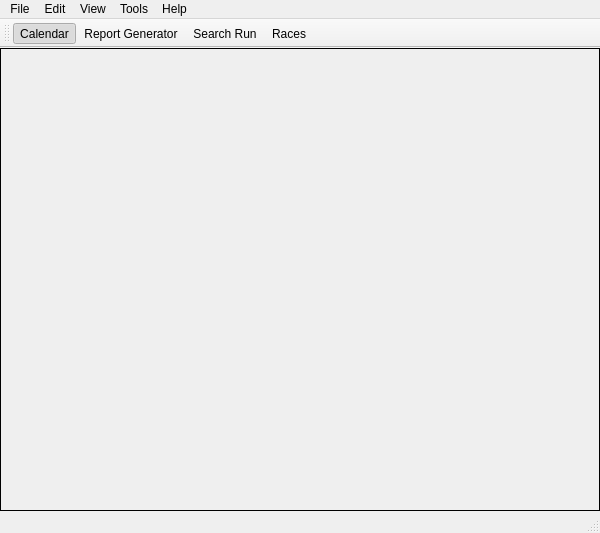
<?xml version="1.0" encoding="UTF-8"?>
<ui version="4.0">
 <class>MainWindowClass</class>
 <widget class="QMainWindow" name="MainWindowClass">
  <property name="geometry">
   <rect>
    <x>0</x>
    <y>0</y>
    <width>600</width>
    <height>533</height>
   </rect>
  </property>
  <property name="windowTitle">
   <string>Atleto</string>
  </property>
  <property name="windowIcon">
   <iconset resource="../resources/icons.qrc">
    <normaloff>:/main/icons/runner32.xpm</normaloff>:/main/icons/runner32.xpm</iconset>
  </property>
  <widget class="QWidget" name="centralWidget">
   <layout class="QGridLayout" name="gridLayout">
    <property name="leftMargin">
     <number>0</number>
    </property>
    <property name="topMargin">
     <number>0</number>
    </property>
    <property name="rightMargin">
     <number>0</number>
    </property>
    <property name="bottomMargin">
     <number>0</number>
    </property>
    <item row="0" column="0">
     <widget class="QStackedWidget" name="mainContent">
      <property name="minimumSize">
       <size>
        <width>0</width>
        <height>460</height>
       </size>
      </property>
      <property name="styleSheet">
       <string/>
      </property>
      <property name="frameShape">
       <enum>QFrame::Box</enum>
      </property>
      <property name="currentIndex">
       <number>0</number>
      </property>
      <widget class="CalendarWidget" name="calendarPage"/>
      <widget class="ReportWidget" name="reportPage">
       <property name="styleSheet">
        <string/>
       </property>
      </widget>
      <widget class="SearchRunWidget" name="searchRunPage"/>
      <widget class="RacesWidget" name="racesPage"/>
     </widget>
    </item>
   </layout>
  </widget>
  <widget class="QMenuBar" name="menuBar">
   <property name="geometry">
    <rect>
     <x>0</x>
     <y>0</y>
     <width>600</width>
     <height>21</height>
    </rect>
   </property>
   <widget class="QMenu" name="menuFile">
    <property name="title">
     <string>File</string>
    </property>
    <addaction name="actionImport_TCX"/>
    <addaction name="actionImport_CSV"/>
    <addaction name="separator"/>
    <addaction name="actionQuit"/>
   </widget>
   <widget class="QMenu" name="menuEdit">
    <property name="title">
     <string>Edit</string>
    </property>
   </widget>
   <widget class="QMenu" name="menuView">
    <property name="title">
     <string>View</string>
    </property>
    <addaction name="actionAthlete"/>
    <addaction name="actionShoes"/>
    <addaction name="separator"/>
    <addaction name="actionCalendar"/>
    <addaction name="actionReport_Generator"/>
    <addaction name="actionSearch_Run"/>
    <addaction name="actionRaces"/>
   </widget>
   <widget class="QMenu" name="menuHelp">
    <property name="title">
     <string>Help</string>
    </property>
    <addaction name="actionAbout_Qt"/>
    <addaction name="actionAbout_Atleto"/>
    <addaction name="separator"/>
   </widget>
   <widget class="QMenu" name="menuTools">
    <property name="title">
     <string>Tools</string>
    </property>
    <addaction name="actionRun_Calculator"/>
    <addaction name="separator"/>
    <addaction name="actionOptions"/>
   </widget>
   <addaction name="menuFile"/>
   <addaction name="menuEdit"/>
   <addaction name="menuView"/>
   <addaction name="menuTools"/>
   <addaction name="menuHelp"/>
  </widget>
  <widget class="QToolBar" name="mainToolBar">
   <attribute name="toolBarArea">
    <enum>TopToolBarArea</enum>
   </attribute>
   <attribute name="toolBarBreak">
    <bool>false</bool>
   </attribute>
   <addaction name="actionCalendar"/>
   <addaction name="actionReport_Generator"/>
   <addaction name="actionSearch_Run"/>
   <addaction name="actionRaces"/>
  </widget>
  <widget class="QStatusBar" name="statusBar"/>
  <action name="actionAbout_Qt">
   <property name="text">
    <string>About Qt</string>
   </property>
  </action>
  <action name="actionAbout_Atleto">
   <property name="text">
    <string>About Atleto</string>
   </property>
  </action>
  <action name="actionReport_Generator">
   <property name="checkable">
    <bool>true</bool>
   </property>
   <property name="enabled">
    <bool>true</bool>
   </property>
   <property name="icon">
    <iconset resource="../resources/icons.qrc">
     <normaloff>:/main/icons/report.png</normaloff>:/main/icons/report.png</iconset>
   </property>
   <property name="text">
    <string>Report Generator</string>
   </property>
   <property name="shortcut">
    <string>Ctrl+G</string>
   </property>
  </action>
  <action name="actionQuit">
   <property name="text">
    <string>Quit</string>
   </property>
   <property name="shortcut">
    <string>Ctrl+Q</string>
   </property>
  </action>
  <action name="actionAthlete">
   <property name="icon">
    <iconset resource="../resources/icons.qrc">
     <normaloff>:/main/icons/athlete.png</normaloff>:/main/icons/athlete.png</iconset>
   </property>
   <property name="text">
    <string>Athlete...</string>
   </property>
   <property name="shortcut">
    <string>Ctrl+A</string>
   </property>
  </action>
  <action name="actionSearch_Run">
   <property name="checkable">
    <bool>true</bool>
   </property>
   <property name="icon">
    <iconset resource="../resources/icons.qrc">
     <normaloff>:/main/icons/find.png</normaloff>:/main/icons/find.png</iconset>
   </property>
   <property name="text">
    <string>Search Run</string>
   </property>
   <property name="shortcut">
    <string>Ctrl+F</string>
   </property>
  </action>
  <action name="actionRun_Calculator">
   <property name="text">
    <string>Run Calculator</string>
   </property>
   <property name="shortcut">
    <string>Ctrl+P</string>
   </property>
  </action>
  <action name="actionShoes">
   <property name="text">
    <string>Shoes</string>
   </property>
   <property name="shortcut">
    <string>Ctrl+S</string>
   </property>
  </action>
  <action name="actionCalendar">
   <property name="checkable">
    <bool>true</bool>
   </property>
   <property name="checked">
    <bool>true</bool>
   </property>
   <property name="icon">
    <iconset resource="../resources/icons.qrc">
     <normaloff>:/main/icons/cal.png</normaloff>:/main/icons/cal.png</iconset>
   </property>
   <property name="text">
    <string>Calendar</string>
   </property>
   <property name="shortcut">
    <string>Ctrl+C</string>
   </property>
  </action>
  <action name="actionRaces">
   <property name="checkable">
    <bool>true</bool>
   </property>
   <property name="icon">
    <iconset resource="../resources/icons.qrc">
     <normaloff>:/main/icons/trophy.xpm</normaloff>:/main/icons/trophy.xpm</iconset>
   </property>
   <property name="text">
    <string>Races</string>
   </property>
   <property name="shortcut">
    <string>Ctrl+R</string>
   </property>
  </action>
  <action name="actionPlot">
   <property name="text">
    <string>plot</string>
   </property>
  </action>
  <action name="actionOptions">
   <property name="text">
    <string>Options...</string>
   </property>
  </action>
  <action name="actionImport_TCX">
   <property name="text">
    <string>Import TCX...</string>
   </property>
  </action>
  <action name="actionPlotTest">
   <property name="text">
    <string>PlotTest</string>
   </property>
  </action>
  <action name="actionImport_CSV">
   <property name="text">
    <string>Import CSV...</string>
   </property>
  </action>
 </widget>
 <layoutdefault spacing="6" margin="11"/>
 <customwidgets>
  <customwidget>
   <class>ReportWidget</class>
   <extends>QWidget</extends>
   <header>src/gui/reportwidget.h</header>
   <container>1</container>
  </customwidget>
  <customwidget>
   <class>SearchRunWidget</class>
   <extends>QWidget</extends>
   <header>src/gui/searchrunwidget.h</header>
   <container>1</container>
  </customwidget>
  <customwidget>
   <class>CalendarWidget</class>
   <extends>QWidget</extends>
   <header>src/gui/calendarwidget.h</header>
   <container>1</container>
  </customwidget>
  <customwidget>
   <class>RacesWidget</class>
   <extends>QWidget</extends>
   <header>src/gui/raceswidget.h</header>
   <container>1</container>
  </customwidget>
 </customwidgets>
 <resources>
  <include location="../resources/icons.qrc"/>
 </resources>
 <connections/>
</ui>
